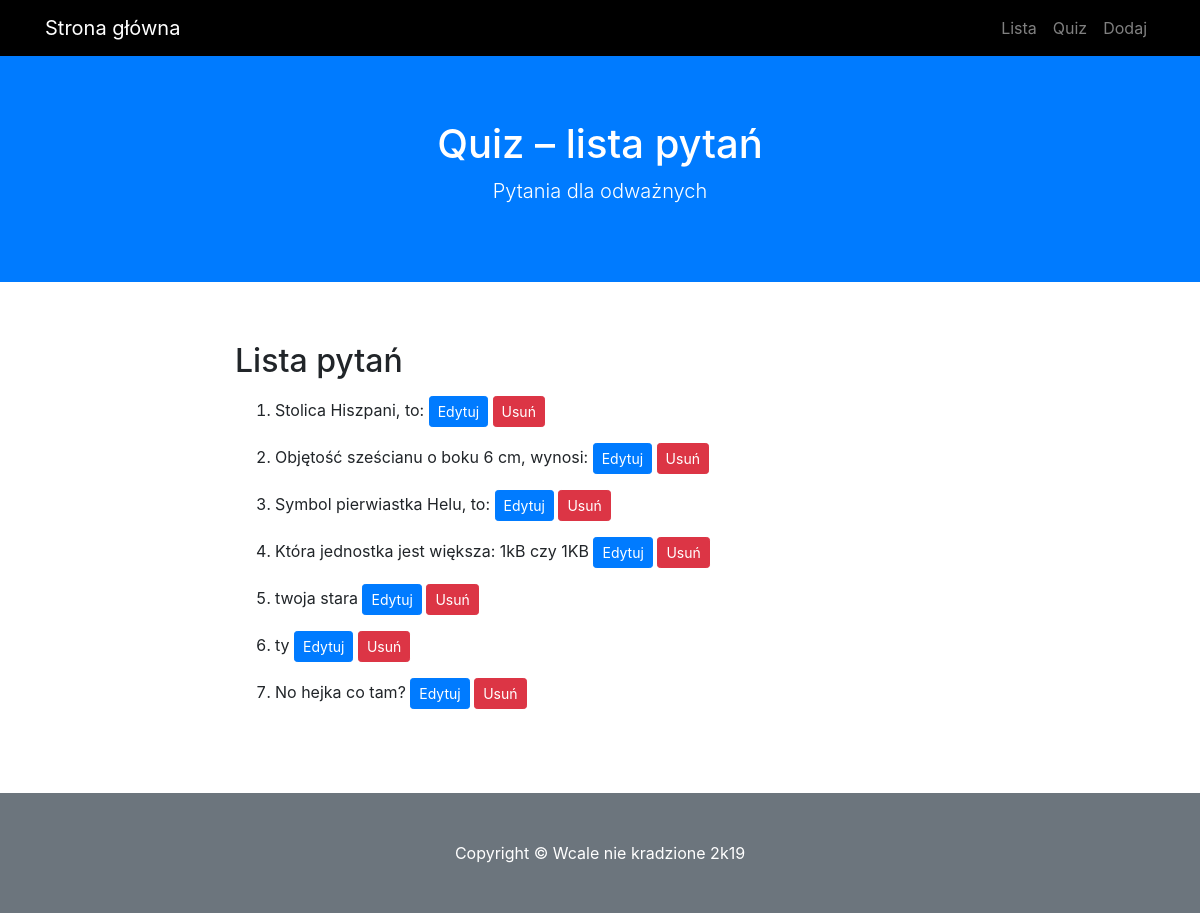
The app's page /lista, older data.
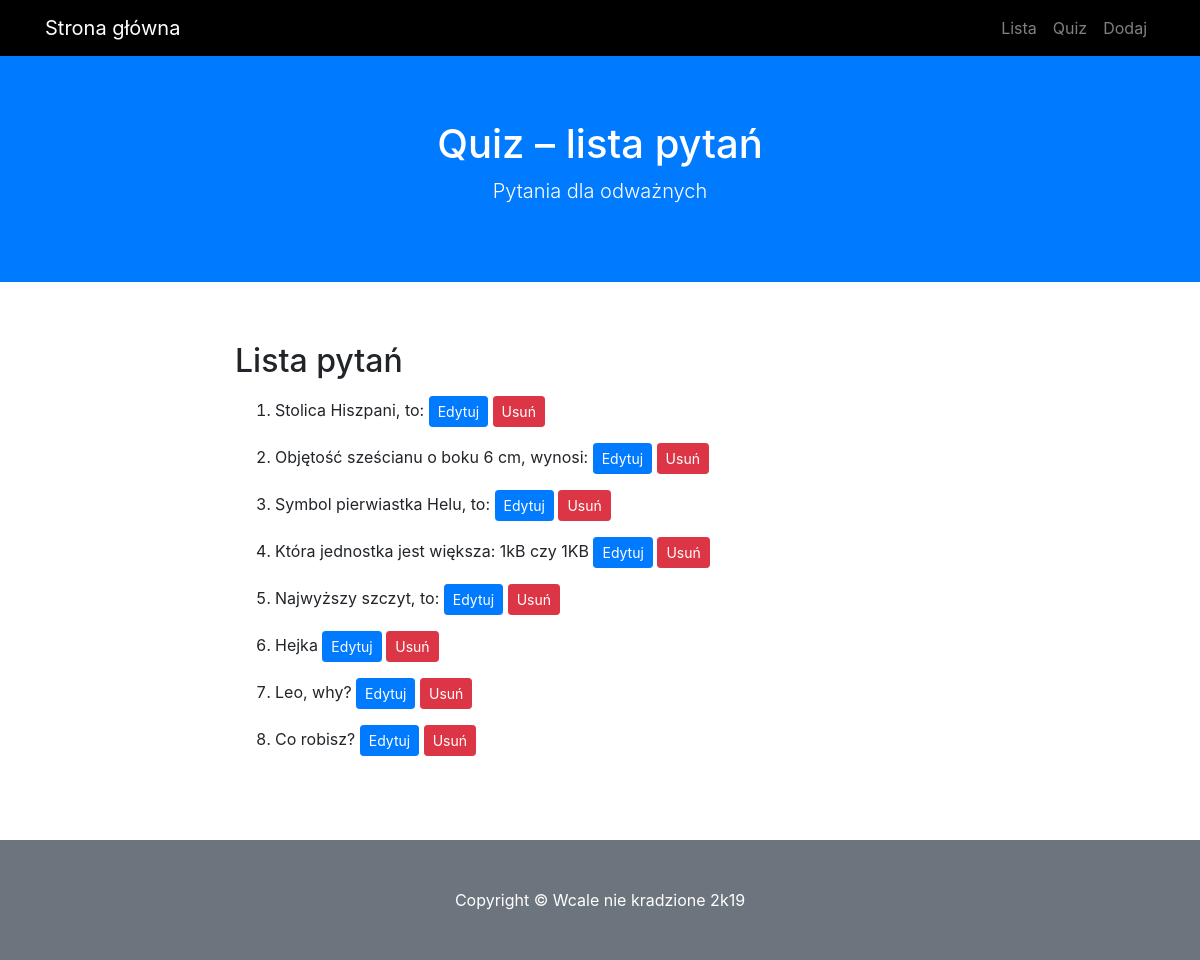
The same page, newer data.
### modele.py (models this page shows)
class BazaModel(Model):
    class Meta:
        database = baza

class Pytanie(BazaModel):
    pytanie = CharField(null=False)
    kategoria = ForeignKeyField(Kategoria, related_name='pytania')

### views.py (the view)
@app.route('/lista')
def lista():
    pytania = Pytanie.select()
    return render_template('lista.html', query=pytania)

### app.py (called while the page is built)
@app.before_request
def before_request():
    g.db = baza
    g.db.connect(reuse_if_open=True)

@app.after_request
def after_request(response):
    g.db.close()
    return response

### templates/lista.html (shortened to what this page needs)
{% extends "szablon.html" %}
{% block h1 %}Quiz – lista pytań{% endblock %}
{% block tresc %}
  <h2>Lista pytań</h2>
  <ol>
    {% for p in query %}
        <li class="elemdel">{{ p.pytanie }}
        <a href="{{ url_for('edytuj', pid=p.id) }}" class="btn btn-sm btn-primary">Edytuj</a>
        <a href="{{ url_for('usun', pid=p.id) }}" class="btn btn-sm btn-danger">Usuń</a>
        </li>
    {% endfor %}
  </ol>
{% endblock %}

Row changes from the older to the newer data that the page shows:
changed Pytanie: pytanie "twoja stara" → "Najwyższy szczyt, to:"
changed Pytanie: pytanie "ty" → "Hejka"
changed Pytanie: pytanie "No hejka co tam?" → "Leo, why?"
added Pytanie: pytanie "Co robisz?"
